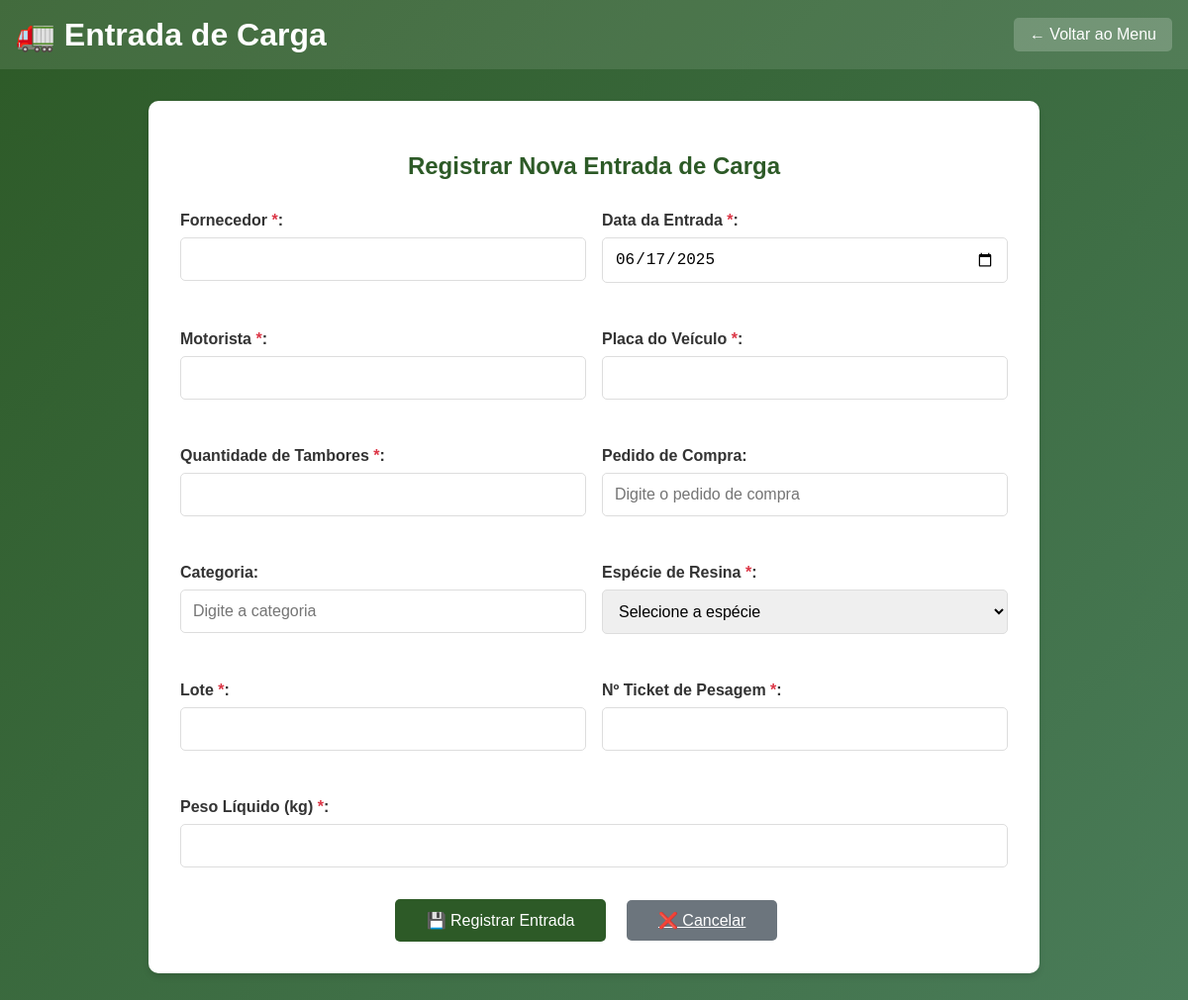
/entrada-carga/4 (signed in), run on an earlier commit of the app's database.
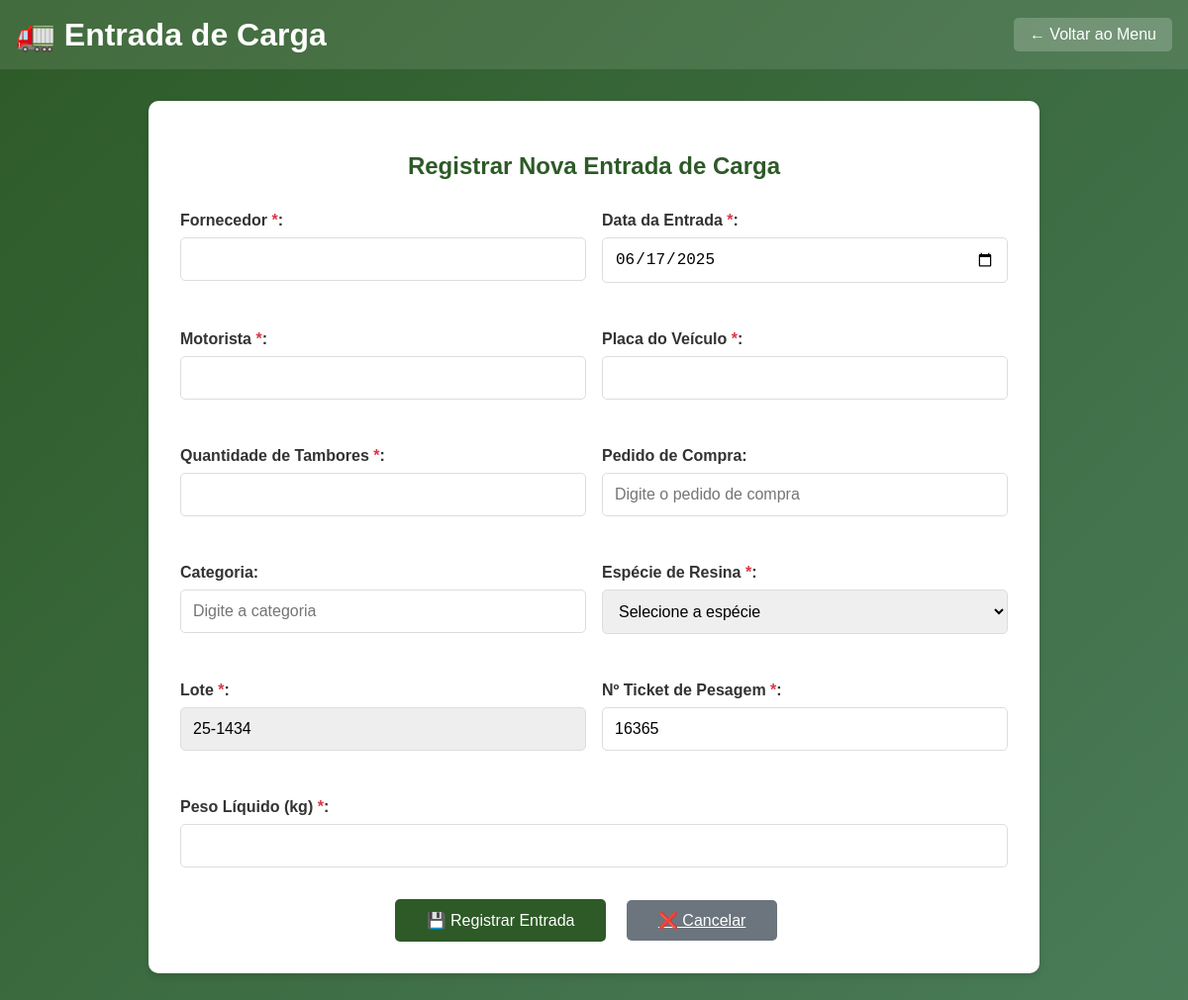
And on a later commit of the database.
### tables this page shows
CREATE TABLE entradas_carga (
            id INTEGER PRIMARY KEY AUTOINCREMENT,
            fornecedor TEXT NOT NULL,
            data_entrada TEXT NOT NULL,
            motorista TEXT NOT NULL,
            placa TEXT NOT NULL,
            quantidade_tambores INTEGER NOT NULL,
            especie_resina TEXT NOT NULL,
            lote TEXT NOT NULL,
            ticket_pesagem TEXT NOT NULL UNIQUE,
            peso_liquido REAL NOT NULL,
            data_registro TEXT NOT NULL,
            usuario_registro TEXT NOT NULL
        , pedido_compra TEXT, categoria TEXT);

### app.py (the view, shortened to what this page needs)
@app.route('/entrada-carga', methods=['GET', 'POST'])
@app.route('/entrada-carga/<int:id>', methods=['GET', 'POST'])
def entrada_carga(id=None):
    if 'logged_in' not in session or not session['logged_in']:
        flash('🔒 Você precisa fazer login primeiro!', 'error')
        return redirect(url_for('login'))
    conn = sqlite3.connect(DB_PATH)
    cursor = conn.cursor()
    entrada = None
    if id:
        cursor.execute('SELECT * FROM entradas_carga WHERE id=?', (id,))
        row = cursor.fetchone()
        colunas = [desc[0] for desc in cursor.description]
        entrada = dict(zip(colunas, row)) if row else None
    conn.close()
    return render_template('entrada_carga.html', entrada=entrada, editar=bool(id))

### templates/entrada_carga.html (shortened to what the changed rows need)
<!DOCTYPE html>
<html lang="pt-BR">
<head>
</head>
<body>
    <div class="header">
        <h1>🚛 Entrada de Carga</h1>
    </div>
    <div class="container">
        <div class="form-container">
            <h2 class="form-title">Registrar Nova Entrada de Carga</h2>
            <form method="POST">
                <div class="form-row">
                    <div class="form-group">
                        <label for="lote">Lote <span class="required">*</span>:</label>
                        {% if editar and entrada %}
                        <input type="text" id="lote" name="lote" value="{{ entrada.lote }}" required readonly
                            style="background:#eee;">
                        {% else %}
                        <input type="text" id="lote" name="lote" value="{{ entrada.lote if entrada else '' }}" required>
                        {% endif %}
                    </div>
                    <div class="form-group">
                        <label for="ticket_pesagem">Nº Ticket de Pesagem <span class="required">*</span>:</label>
                        <input type="text" id="ticket_pesagem" name="ticket_pesagem"
                            value="{{ entrada.ticket_pesagem if entrada else '' }}" required>
                    </div>
                </div>
            </form>
        </div>
    </div>
</body>
</html>

What changed in the data, as far as the page shows it:
added entradas_carga: lote "25-1434", ticket_pesagem "16365"
